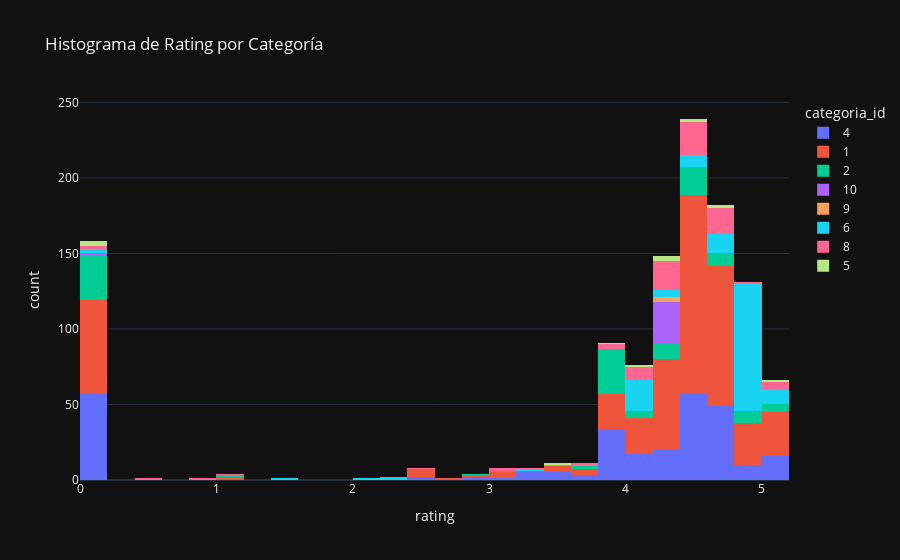

Notebook cell for this chart:
### Code cell
px.histogram(data_frame = df_portatiles,
             x          = "rating",
             color      = "categoria_id",
             title      = "Histograma de Rating por Categoría",
             template   = "plotly_dark")

### Figure 1 — Plotly figure (JSON) as saved in the notebook; plotly's stock layout.template omitted (floating-point values rounded to 4 significant figures; data arrays with more than 128 entries replaced by an {"elided": "..."} marker saying what was removed)
{"data": [{"alignmentgroup": "True", "bingroup": "x", "hovertemplate": "categoria_id=4<br>rating=%{x}<br>count=%{y}<extra></extra>", "legendgroup": "4", "marker": {"color": "#636efa", "pattern": {"shape": ""}}, "name": "4", "offsetgroup": "4", "orientation": "v", "showlegend": true, "type": "histogram", "x": {"elided": "278 float values"}, "xaxis": "x", "yaxis": "y"}, {"alignmentgroup": "True", "bingroup": "x", "hovertemplate": "categoria_id=1<br>rating=%{x}<br>count=%{y}<extra></extra>", "legendgroup": "1", "marker": {"color": "#EF553B", "pattern": {"shape": ""}}, "name": "1", "offsetgroup": "1", "orientation": "v", "showlegend": true, "type": "histogram", "x": {"elided": "473 float values"}, "xaxis": "x", "yaxis": "y"}, {"alignmentgroup": "True", "bingroup": "x", "hovertemplate": "categoria_id=2<br>rating=%{x}<br>count=%{y}<extra></extra>", "legendgroup": "2", "marker": {"color": "#00cc96", "pattern": {"shape": ""}}, "name": "2", "offsetgroup": "2", "orientation": "v", "showlegend": true, "type": "histogram", "x": [4.2, 4.2, 4.2, 3.9, 3.9, 3.9, 3.9, 3.9, 4.7, 3.8, 0, 0, 3.8, 0, 3.8, 3.8, 0, 3.8, 3.8, 0, 0, 0, 0, 0, 4.5, 0, 4, 4, 3.8, 3, 4.5, 2.8, 3.8, 3.8, 3.8, 3.8, 5, 3.8, 3.8, 3.6, 3.8, 3.8, 3.8, 4.2, 3.8, 4.5, 0, 0, 4.5, 4.4, 4.3, 4.3, 1, 3.8, 3.8, 3.8, 3.8, 3.8, 3.8, 4.4, 4.3, 0, 4, 4.4, 4.4, 4.4, 5, 4.7, 0, 0, 4.1, 4.3, 4.3, 4.8, 4.9, 4.8, 0, 4.6, 4.5, 4.9, 4.5, 5, 4.5, 4.5, 3.6, 4.5, 4.7, 0, 4.5, 4.8, 4.5, 4.5, 4.7, 0, 4.7, 4.8, 4.7, 5, 3.8, 5, 4.8, 0, 0, 0, 0, 4.3, 4.7, 4.5, 0, 4.3, 4.8, 0, 0, 0, 0, 3.8, 0, 0, 0], "xaxis": "x", "yaxis": "y"}, {"alignmentgroup": "True", "bingroup": "x", "hovertemplate": "categoria_id=10<br>rating=%{x}<br>count=%{y}<extra></extra>", "legendgroup": "10", "marker": {"color": "#ab63fa", "pattern": {"shape": ""}}, "name": "10", "offsetgroup": "10", "orientation": "v", "showlegend": true, "type": "histogram", "x": [4.2, 4.2, 4.2, 4.2, 4.2, 4.2, 4.2, 4.2, 4.2, 4.2, 4.2, 4.2, 4.2, 0, 4.2, 4.2, 4.2, 4.3, 4, 4.2, 4.2, 4.2, 4.2, 4.2, 4.2, 4.2, 4.2, 4.2, 4.3], "xaxis": "x", "yaxis": "y"}, {"alignmentgroup": "True", "bingroup": "x", "hovertemplate": "categoria_id=9<br>rating=%{x}<br>count=%{y}<extra></extra>", "legendgroup": "9", "marker": {"color": "#FFA15A", "pattern": {"shape": ""}}, "name": "9", "offsetgroup": "9", "orientation": "v", "showlegend": true, "type": "histogram", "x": [4.2, 4.2, 4.2], "xaxis": "x", "yaxis": "y"}, {"alignmentgroup": "True", "bingroup": "x", "hovertemplate": "categoria_id=6<br>rating=%{x}<br>count=%{y}<extra></extra>", "legendgroup": "6", "marker": {"color": "#19d3f3", "pattern": {"shape": ""}}, "name": "6", "offsetgroup": "6", "orientation": "v", "showlegend": true, "type": "histogram", "x": {"elided": "148 float values"}, "xaxis": "x", "yaxis": "y"}, {"alignmentgroup": "True", "bingroup": "x", "hovertemplate": "categoria_id=8<br>rating=%{x}<br>count=%{y}<extra></extra>", "legendgroup": "8", "marker": {"color": "#FF6692", "pattern": {"shape": ""}}, "name": "8", "offsetgroup": "8", "orientation": "v", "showlegend": true, "type": "histogram", "x": [4.4, 0, 4.3, 5, 4.5, 4.3, 4, 3.6, 4.3, 4.5, 4.1, 5, 4.6, 5, 0, 4.1, 4.7, 4.6, 4.6, 4.5, 3.9, 4.5, 4.5, 4.1, 4.5, 4.6, 4.5, 4.7, 4, 4.3, 3.8, 3, 3.6, 4.3, 2.2, 0.5, 4.3, 4.3, 4, 4.4, 4.4, 4.8, 4, 4.3, 4.3, 4.3, 4.5, 4.6, 4.3, 1, 4.3, 4.5, 4.1, 4.6, 5, 4.5, 4.3, 2.5, 4.1, 4.6, 5, 4.3, 4.3, 4.5, 4.7, 4.6, 4.5, 4.7, 4.5, 4.5, 4.6, 4.6, 4.5, 4.6, 4.3, 4.5, 3.8, 4.2, 4.2, 0.8, 3, 4.3, 4.4, 4.5, 4.6, 3.3, 4.4, 4.6], "xaxis": "x", "yaxis": "y"}, {"alignmentgroup": "True", "bingroup": "x", "hovertemplate": "categoria_id=5<br>rating=%{x}<br>count=%{y}<extra></extra>", "legendgroup": "5", "marker": {"color": "#B6E880", "pattern": {"shape": ""}}, "name": "5", "offsetgroup": "5", "orientation": "v", "showlegend": true, "type": "histogram", "x": [3.8, 4.2, 4.5, 0, 4.2, 4.1, 5, 4.5, 4.6, 4.7, 4.3, 3.5, 0, 0], "xaxis": "x", "yaxis": "y"}], "layout": {"barmode": "relative", "legend": {"title": {"text": "categoria_id"}, "tracegroupgap": 0}, "title": {"text": "Histograma de Rating por Categoría"}, "xaxis": {"anchor": "y", "domain": [0, 1], "title": {"text": "rating"}}, "yaxis": {"anchor": "x", "domain": [0, 1], "title": {"text": "count"}}}}
